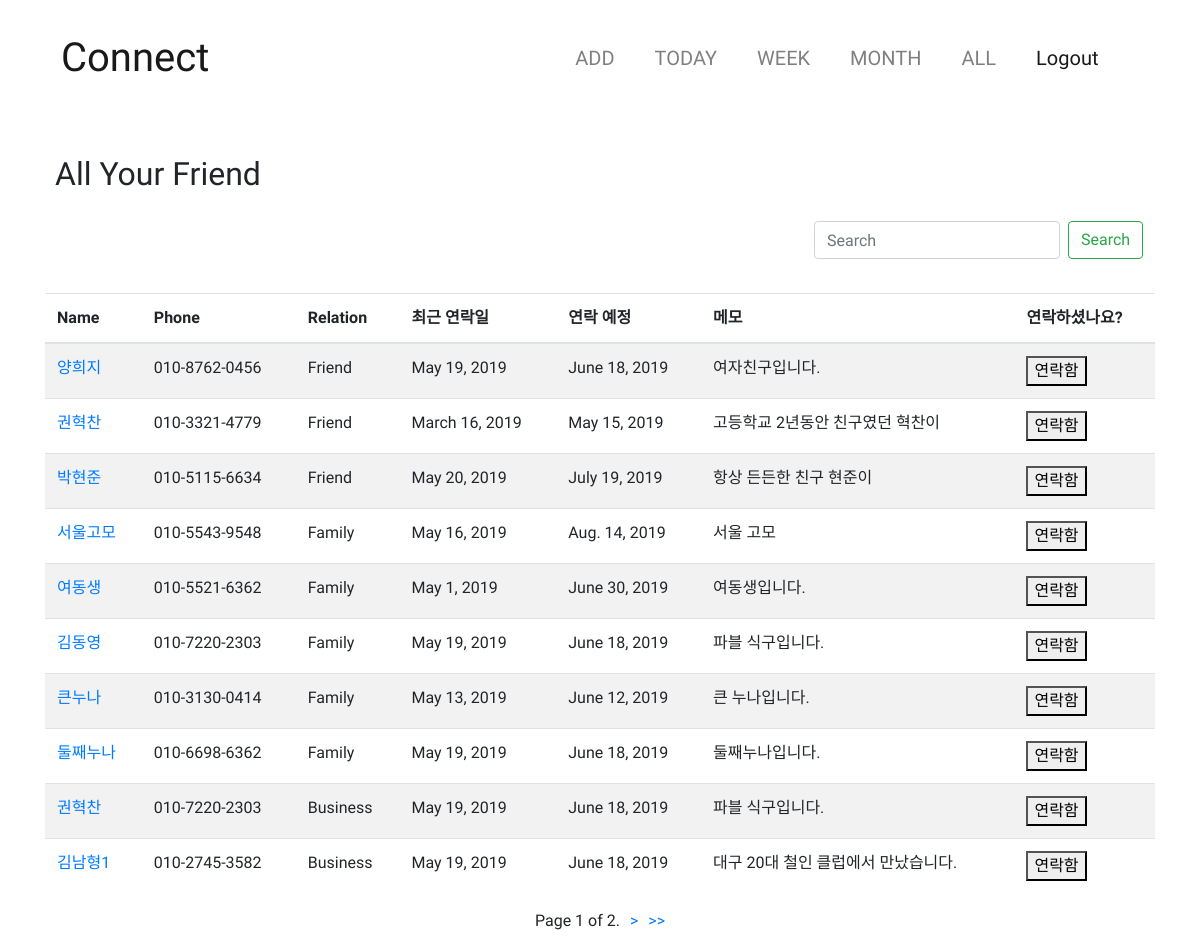
The page /listall/ (signed in) on the database its author committed.
### friends/models.py (models this page shows, shortened)
class Friends(models.Model):
    friend_name = models.CharField(max_length=50)
    user = models.ForeignKey(User, on_delete=models.CASCADE, related_name='user')
    friend_mobile = models.CharField(max_length=13) #12자리만 받으려면 어떻게 해야하지?
    Agroup = "Agroup"
    Bgroup = "Bgroup"
    Cgroup = "Cgroup"
    Dgroup = "Dgroup"
    GRADE = (
        (Agroup, "A-Group"),
        (Bgroup, "B-Group"),
        (Cgroup, "C-Group"),
        (Dgroup, "D-Group"),
    )
    friend_group = models.CharField(max_length=10, choices=GRADE, default=Bgroup)
    Friend = "Friend"
    Business = "Business"
    Family = "Family"
    Another = "Another"
    RELATIONSHIP = (
        (Friend, "Friend"),
        (Business, "Business"),
        (Family, "Family"),
        (Another, "Another")
    )
    friend_relation = models.CharField(max_length=10, choices=RELATIONSHIP, default=Business)
    latest_connect = models.DateField(default=date.today)
    friend_memo = models.CharField(max_length=500)
    scheduled_connect = models.DateField(blank=True)

### friends/views.py (the view)
# urls.py: path('listall/', friends_listall, name = 'listall'),
def friends_listall(request):
    if not request.user.is_authenticated:
        return render(request, 'friends/friends_listall.html')
    else:
        Friends_list = Friends.objects.filter(user=request.user.id)
        search_key = request.GET.get('search_key', None)
        friend_name_q = Q(friend_name__icontains=search_key)
        friend_mobile_q = Q(friend_mobile__icontains=search_key)
        friend_memo_q = Q(friend_memo__icontains=search_key)
        if search_key:
            Friends_list1 = get_list_or_404(Friends_list, friend_name_q | friend_mobile_q | friend_memo_q)
        else:
            Friends_list1 = get_list_or_404(Friends_list)
        paginator = Paginator(Friends_list1, 10)  # Show 25 contacts per page
        page = request.GET.get('page')
        friends = paginator.get_page(page)
        return render(request, 'friends/friends_listall.html', {'friends': friends})

### friends/templates/friends/friends_listall.html (shortened to what this page needs)
{% extends 'base.html' %}
{% block content %}
   <br>
    <h2><div style="padding: 15px 0px 20px 10px">All Your Friend</div></h2>
    <form action="" method="get" id="search_form" class="form-inline my-2 my-lg-0 float-right">
      <input class="form-control mr-sm-2" type="text" placeholder="Search" name="search_key">
      <button class="btn btn-outline-success my-2 my-sm-0" type="submit">Search</button>&nbsp;&nbsp;&nbsp;
    </form>
    <br>
    <br>
    <br>
    <table class="table table-striped">
        <thead>
        <tr>
            <th scope="col">Name</th>
            <th scope="col">Phone</th>
            <th scope="col">Relation</th>
            <th scope="col">최근 연락일</th>
            <th scope="col">연락 예정</th>
            <th scope="col">메모</th>
            <th scope="col">연락하셨나요?</th>
        </tr>
        </thead>
        <tbody>
        {% for object in friends %}
                <tr>
                    <td><a href="{% url 'friend:detail' object.id%}"> {{ object.friend_name }}</a></td>
                    <td>{{ object.friend_mobile }}</td>
                    <td>{{ object.friend_relation }}</td>
                    <td id="change{{ object.id }}">{{ object.latest_connect }}</td>
                    <td id="scheduled{{ object.id }}">{{ object.scheduled_connect }}</td>
                    <td class="memo">{{ object.friend_memo }}</td>
                    <td>
                        <BUTTON onclick="connect('{{ object.id }}')" >연락함</BUTTON>
                    </td>
                </tr>
        {% endfor %}
        </tbody>
    </table>
<nav aria-label="Page navigation example">
    <ul class="pagination justify-content-center">
        <span class="current">
            Page {{ friends.number }} of {{ friends.paginator.num_pages }}.
        </span>
        {% if friends.has_next %}
            <li><a href="?page={{ friends.next_page_number }}"> > </a></li>
            <li><a href="?page={{ friends.paginator.num_pages }}"> >> </a></li>
        {% endif %}
    </ul>
</nav>
{% endblock %}

### rows shown on the page
Friends: friend_name "양희지", friend_mobile "010-8762-0456", friend_relation "Friend", latest_connect "May 19, 2019", scheduled_connect "June 18, 2019", friend_memo "여자친구입니다."
Friends: friend_name "권혁찬", friend_mobile "010-3321-4779", friend_relation "Friend", latest_connect "March 16, 2019", scheduled_connect "May 15, 2019", friend_memo "고등학교 2년동안 친구였던 혁찬이"
Friends: friend_name "박현준", friend_mobile "010-5115-6634", friend_relation "Friend", latest_connect "May 20, 2019", scheduled_connect "July 19, 2019", friend_memo "항상 든든한 친구 현준이"
Friends: friend_name "서울고모", friend_mobile "010-5543-9548", friend_relation "Family", latest_connect "May 16, 2019", scheduled_connect "Aug. 14, 2019", friend_memo "서울 고모"
Friends: friend_name "여동생", friend_mobile "010-5521-6362", friend_relation "Family", latest_connect "May 1, 2019", scheduled_connect "June 30, 2019", friend_memo "여동생입니다."
Friends: friend_name "김동영", friend_mobile "010-7220-2303", friend_relation "Family", latest_connect "May 19, 2019", scheduled_connect "June 18, 2019", friend_memo "파블 식구입니다."
Friends: friend_name "큰누나", friend_mobile "010-3130-0414", friend_relation "Family", latest_connect "May 13, 2019", scheduled_connect "June 12, 2019", friend_memo "큰 누나입니다."
Friends: friend_name "둘째누나", friend_mobile "010-6698-6362", friend_relation "Family", latest_connect "May 19, 2019", scheduled_connect "June 18, 2019", friend_memo "둘째누나입니다."
Friends: friend_name "권혁찬", friend_mobile "010-7220-2303", friend_relation "Business", latest_connect "May 19, 2019", scheduled_connect "June 18, 2019", friend_memo "파블 식구입니다."
Friends: friend_name "김남형1", friend_mobile "010-2745-3582", friend_relation "Business", latest_connect "May 19, 2019", scheduled_connect "June 18, 2019", friend_memo "대구 20대 철인 클럽에서 만났습니다."

### other values the page prints
{{ friends.number }} "1"
{{ friends.paginator.num_pages }} "2"
